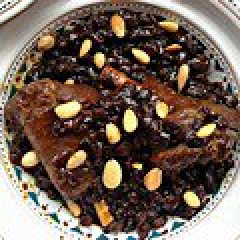
#> input picture Portfolio 2/Template/Images/Student_Test/26.jpg, 120 x 120 px (shown 2 times larger)
$ python -i Task_1_5.py   (imports and definitions only)
#> lines starting #> are read from the running program, lines starting #| are printed output that depends on the picture
import argparse
import csv
import os
from sewar.full_ref import mse, scc, uqi
import cv2
from PIL import Image

#
# In this file please complete the following tasks:
#
# Task 1 [10] My first not-so-pretty image classifier
# By using the kNN approach and three similarity measures, build image classifiers.
# You need to implement the kNN approach yourself, however, you can use libraries for any similarity measures.
# You can assume that k=100 (if the code takes too long to run, feel free to decrease it to as low as k=10).
# You are allowed to use libraries to read and write to files, and to perform image transformations if necessary.

# Task 5 [6] Similarities
# Independent inquiry time! In Task 1, you were allowed to use libraries for image similarity measures.
# Pick two of the three measures you have used and implement them yourself!


# Please replace with your student id!!!
student_id = 'C2040032'

# This is the classification scheme you should use for kNN
classification_scheme = ['Female','Male','Primate','Rodent','Food']


# In this function I expect you to implement the kNN classifier. You are free to define any number of helper functions
# you need for this!
#
# INPUT: training_data      : a list of lists that was read from the training data csv (see parse_arguments function)
#        k                  : the value of k neighbours
#        sim_id             : value from 1 to 5 which says what similarity should be used;
#                             values from 1, 2 and 3 denote similarities from Task 1 that can be called from libraries
#                             values from 4 and 5 denote similarities from Task 5 that you implement yourself
#        data_to_classify   : a list of lists that was read from the data to classify csv;
#                             this data is NOT be used for training the classifier, but for running and testing it
#                             (see parse_arguments function)
# OUTPUT: processed         : a list of lists which expands the data_to_classify with the results on how your
#                             classifier has classified a given image


def condition_image(image_name):
    #read 2 images in for similarity comparison
#> called with image_name = 'Images/Student_Test/26.jpg'
    image = cv2.imread(image_name)
#> image is the input picture: shape (120, 120, 3); mean B, G, R 84.6, 96.4, 114.2

    #convert the images to grayscale
    image = cv2.cvtColor(image, cv2.COLOR_BGR2GRAY)
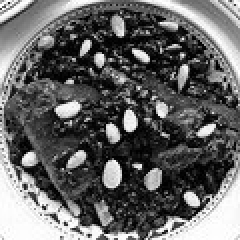
#> image: shape (120, 120) (shown 2 times larger); min 0, max 255, mean 100.4

    #resize image
    image = Image.fromarray(image)
    image = image.resize((100,100))
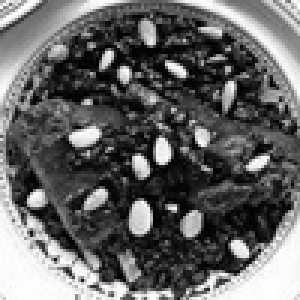
#> image: PIL image 100x100 L (shown 3 times larger); min 0, max 255, mean 100.4
    new_name = 'Images/Student_Train1/' + str(image_name.split('/')[-1])
    image.save(new_name)
    print('Saved: ' + str(new_name))

    #image.show()
    return image


# [193 lines left out: functions open_image, calculate_similarities, normalise_similarities, average_similarities, get_k_neighbours, kNN and 4 more, not called in this run]


# [2 lines not run here, left out]

>>> result = condition_image('Images/Student_Test/26.jpg')

$ run again, on Portfolio 2/Template/Images/Student_Test/47.jpg
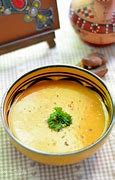
#> input picture Portfolio 2/Template/Images/Student_Test/47.jpg, 115 x 180 px
#> in condition_image, image is the input picture: shape (180, 115, 3); mean B, G, R 114.7, 155, 177.6
#> in condition_image, `image = cv2.cvtColor(image, cv2.COLOR_BGR2GRAY)`:
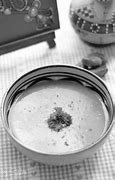
#> image: shape (180, 115); min 3, max 255, mean 157.2
#> in condition_image, `image = image.resize((100,100))`:
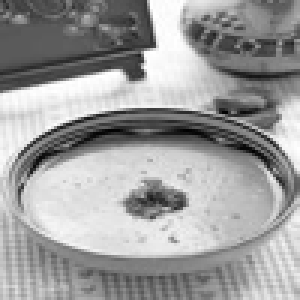
#> image: PIL image 100x100 L (shown 3 times larger); min 1, max 255, mean 157.1

$ run again, on Portfolio 2/Template/Images/Student_Test/generated.photos_v3_0068754.jpg
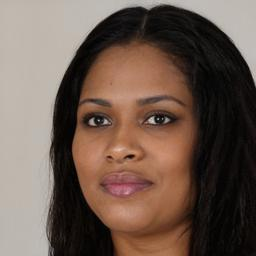
#> input picture Portfolio 2/Template/Images/Student_Test/generated.photos_v3_0068754.jpg, 256 x 256 px
#> in condition_image, image is the input picture: shape (256, 256, 3); mean B, G, R 79.2, 90.2, 109.4
#> in condition_image, `image = cv2.cvtColor(image, cv2.COLOR_BGR2GRAY)`:
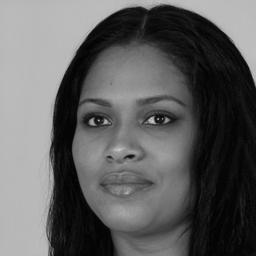
#> image: shape (256, 256); min 0, max 209, mean 94.7
#> in condition_image, `image = image.resize((100,100))`:
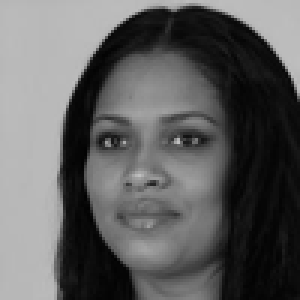
#> image: PIL image 100x100 L (shown 3 times larger); min 2, max 192, mean 94.8

$ run again, on Portfolio 2/Template/Images/Student_Test/generated.photos_v3_0106948.jpg
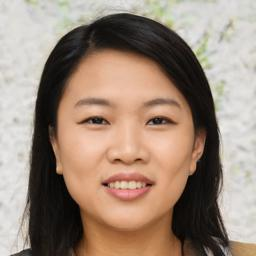
#> input picture Portfolio 2/Template/Images/Student_Test/generated.photos_v3_0106948.jpg, 256 x 256 px
#> in condition_image, image is the input picture: shape (256, 256, 3); mean B, G, R 122, 137.1, 157.1
#> in condition_image, `image = cv2.cvtColor(image, cv2.COLOR_BGR2GRAY)`:
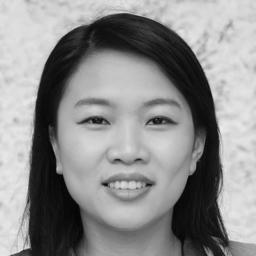
#> image: shape (256, 256); min 0, max 241, mean 141.4
#> in condition_image, `image = image.resize((100,100))`:
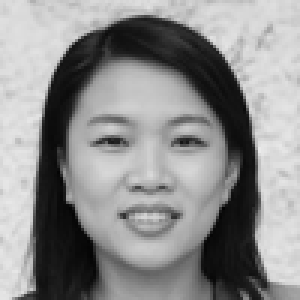
#> image: PIL image 100x100 L (shown 3 times larger); min 2, max 235, mean 141.4
